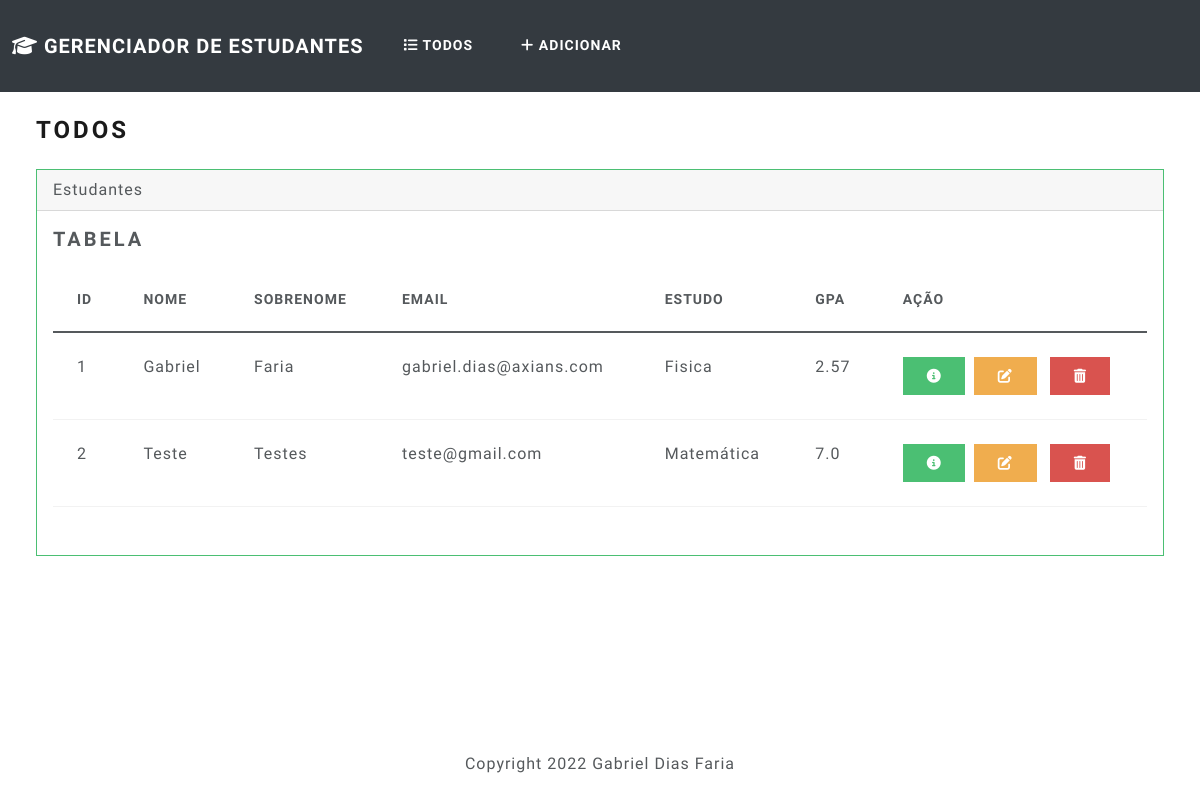
Before: / with the older database file.
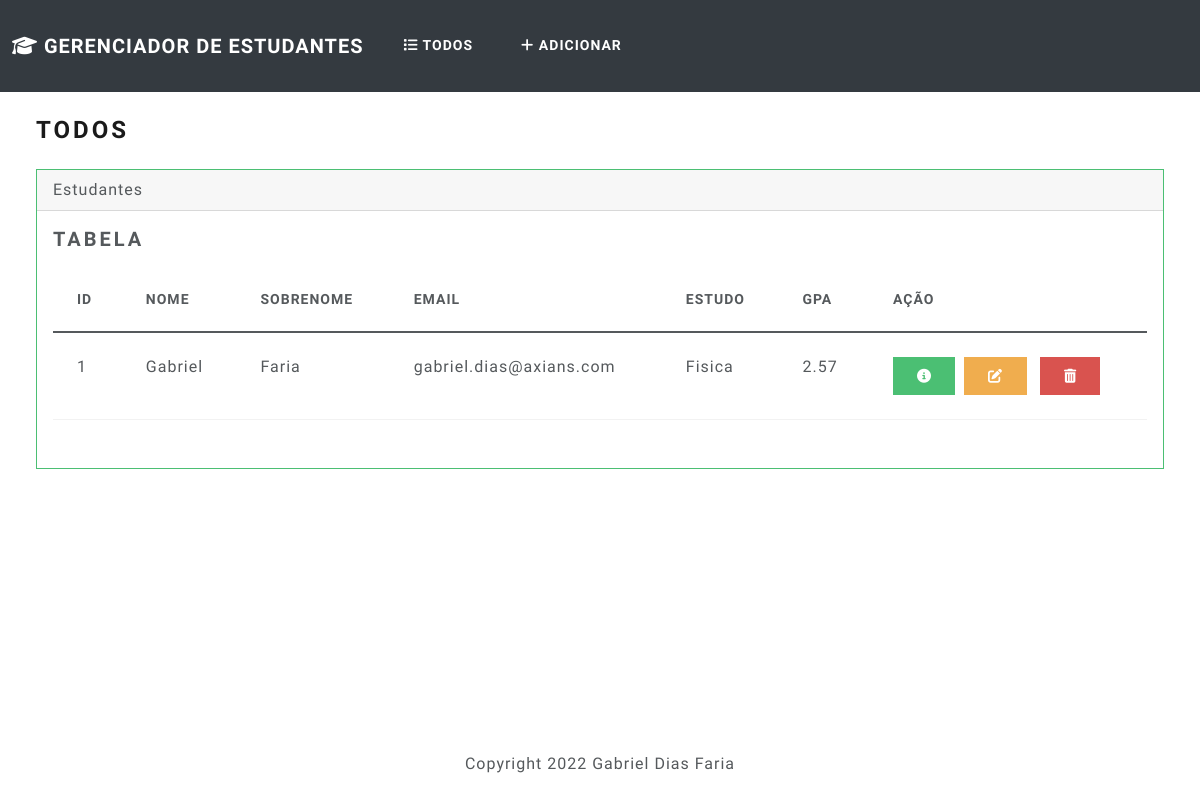
After: the same page with the newer database file.
### students/models.py (models this page shows, shortened)
class Student(models.Model):
    student_number = models.PositiveIntegerField()
    first_name = models.CharField(max_length=50)
    last_name = models.CharField(max_length=50)
    email = models.EmailField(max_length=100)
    field_of_study = models.CharField(max_length=50)
    gpa = models.FloatField()

### students/views.py (the view)
# urls.py: path('', views.index, name='index'),
def index(request):
    return render(request, 'students/index.html', {
        'students': Student.objects.all()
    })

### students/templates/students/index.html (shortened to what this page needs)
{% extends "students/base.html" %}
{% block body %}
<h3 class="m-4">Todos</h3>
      <div class="row">
        <div class="col-12">
          {% if students %}
          <div class="card border-success ms-4 me-4 mb-4">
            <div class="card-header">Estudantes</div>
            <div class="card-body">
              <h4 class="card-title">Tabela</h4>
              <p class="card-text">
                <div class="table-responsive">
                  <table class="table table-hover">
                    <thead>
                      <tr>
                        <th scope="col">ID</th>
                        <th scope="col">Nome</th>
                        <th scope="col">Sobrenome</th>
                        <th scope="col">Email</th>
                        <th scope="col">Estudo</th>
                        <th scope="col">GPA</th>
                        <th scope="col">Ação</th>
                      </tr>
                    </thead>
                    <tbody>
                      {% for student in students %}
                      <tr>
                        <td>{{ student.student_number }}</td>
                        <td>{{ student.first_name }}</td>
                        <td>{{ student.last_name }}</td>
                        <td>{{ student.email }}</td>
                        <td>{{ student.field_of_study }}</td>
                        <td>{{ student.gpa }}</td>
                        <td>
                          <button type="button" class="btn btn-success me-1"
                            href="{% url 'view_student' student.id %}"
                            data-bs-toggle="modal"
                            data-bs-target="#myModal{{ student.id }}">
                            <i class="fa-solid fa-circle-info"></i>
                          </button>
                          <a class="btn btn-warning me-2" href="{% url 'edit' student.id %}"><i class="fa-solid fa-pen-to-square"></i></a>
                          <button type="button" class="btn btn-danger" data-bs-toggle="modal" data-bs-target="#delete{{student.id}}">
                            <i class="fa-solid fa-trash-can"></i>
                          </button>
                        </td>
                      </tr>
                      {% endfor %}
                    </tbody>
                  </table>
                </div>
              </p>
            </div>
          </div>
          {% else %}
          <h5 class="alert alert-primary ms-4 me-4">
            Sem estudantes cadastrados
          </h5>
          {% endif %}
        </div>
      </div>
{% endblock %}

### students/templates/students/base.html (shortened to what this page needs)
{% load static %}
<html>
  <head>
    <link rel="stylesheet" href="{% static 'css/bootstrap.min.css' %}" />
    <link
      rel="stylesheet"
      href="https://cdnjs.cloudflare.com/ajax/libs/font-awesome/6.1.1/css/all.min.css"
    />
  </head>
  <body class="d-flex flex-column min-vh-100">
    <nav class="navbar navbar-expand-lg navbar-dark bg-dark">
      <div class="container-fluid">
        <a class="navbar-brand" href="{% url 'index' %}"
          ><i class="fa-solid fa-graduation-cap"></i> Gerenciador de
          Estudantes</a
        >
        <div class="collapse navbar-collapse" id="navbarColor02">
          <ul class="navbar-nav me-auto">
            <li class="nav-item">
              <a class="nav-link active" href="{% url 'index' %}"
                ><i class="fa-solid fa-list"></i> Todos
              </a>
            </li>
            <li class="nav-item">
              <a class="nav-link active" href="{% url 'add' %}"
                ><i class="fa-solid fa-plus"></i> Adicionar
              </a>
            </li>
          </ul>
        </div>
      </div>
    </nav>
    <div class="container-fluid">{% block body %} {% endblock %}</div>
    <footer class="mt-auto mb-4">
      <div class="text-center">
        <span
          >Copyright
          Gabriel Dias Faria</span
        >
      </div>
    </footer>
  </body>
</html>

Changed rows visible on the page:
removed Student: student_number "2", first_name "Teste", last_name "Testes", email "teste@gmail.com", field_of_study "Matemática", gpa "7.0"
